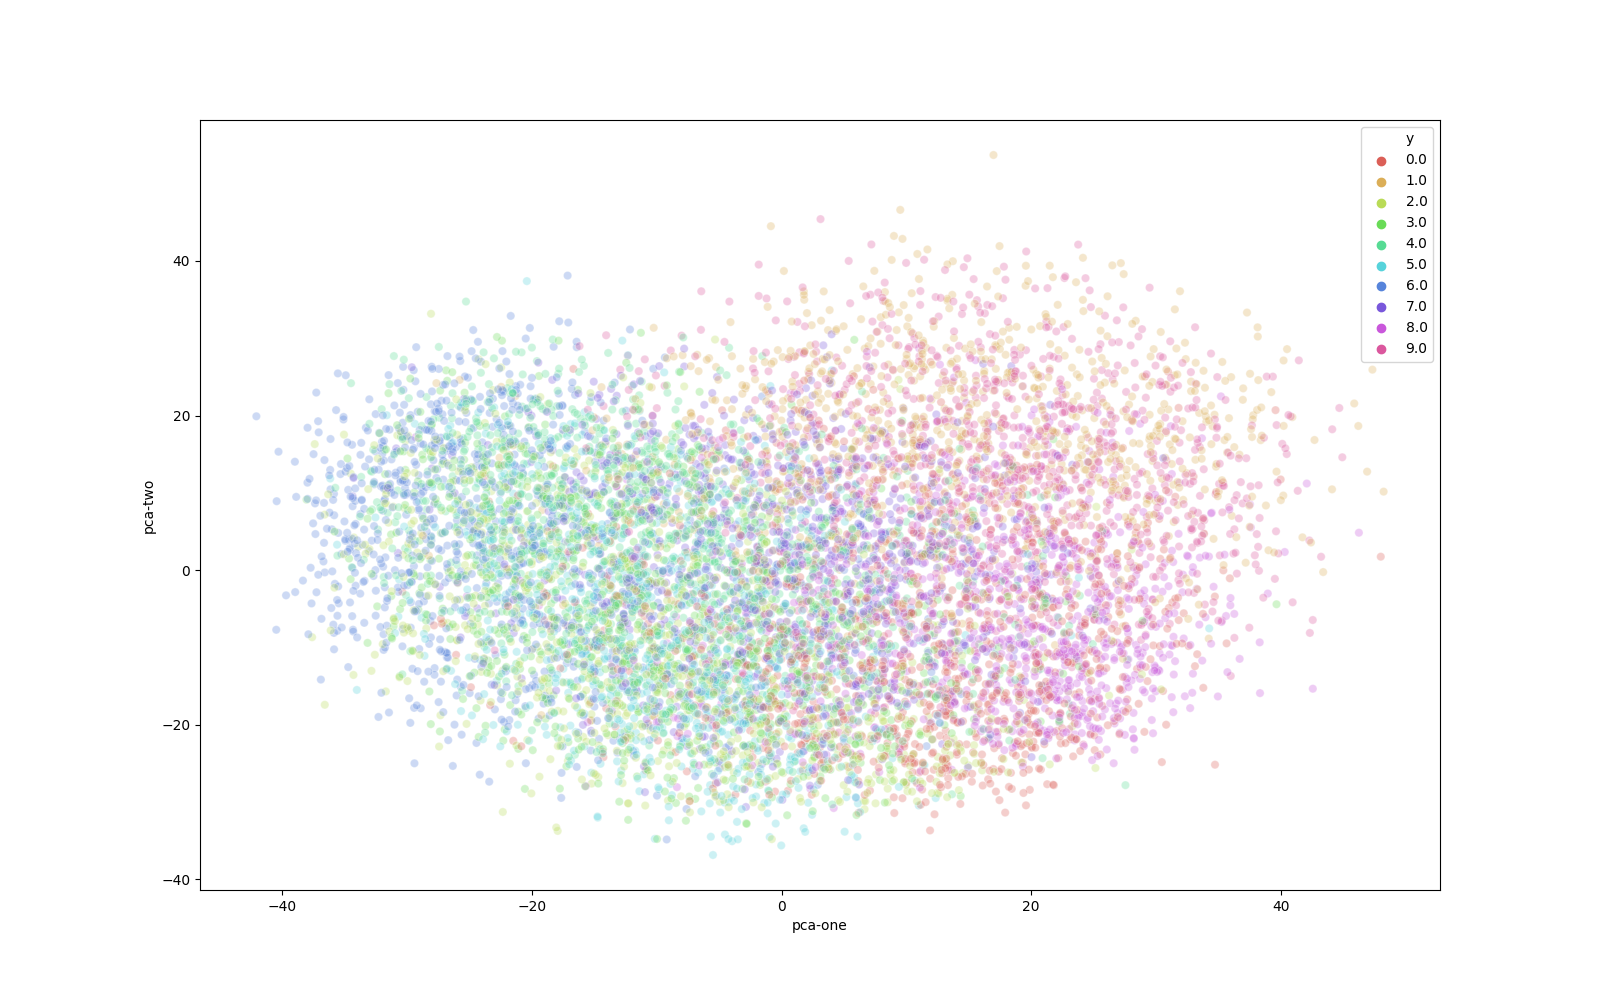

The script that saved this image:
from __future__ import print_function
import time
import numpy as np
import pandas as pd
import argparse
from sklearn.datasets import fetch_mldata
from sklearn.decomposition import PCA
from sklearn.manifold import TSNE

import matplotlib.pyplot as plt
from mpl_toolkits.mplot3d import Axes3D
import seaborn as sns

import torch
import torch.nn as nn
import torch.nn.functional as F
import torchvision
import torchvision.transforms as transforms
import torch.optim as optim
import torch.utils.data as data
from models.models import ResNet18, ConvLSTM, ClassifierModule, ClassifierModuleDense
from utils import utils
from lib import radam
from loss import SimLoss

def dataloader(args):
    if args.dataset.lower() == 'cifar10':
        transform = transforms.Compose(
            [transforms.ToTensor()])
            #transforms.Normalize((0.5, 0.5, 0.5), (0.5, 0.5, 0.5))])

        testset = torchvision.datasets.CIFAR10(root='./data', train=False,
                                            download=True, transform=transform)
        testloader = torch.utils.data.DataLoader(testset, batch_size=1,
                                             shuffle=False, num_workers=2)


        return testloader

def test(net, testloader, args):
    net.eval()
    a = torch.empty(testloader.__len__(), 128)
    l = torch.empty(testloader.__len__())
    with torch.no_grad():
        for i, data in enumerate(testloader, 0):
            inputs, labels = data
            inputs = inputs.cuda()
            outputs = net(inputs)
            a[i] = outputs
            l[i] = labels

    print(a.shape)
    print(l.shape)
    
    feat_cols = [ 'pixel'+str(i) for i in range(a.shape[1]) ]
    df = pd.DataFrame(a,columns=feat_cols)
    df['y'] = l
    df['label'] = df['y'].apply(lambda i: str(i))

    pca = PCA(n_components=3)
    pca_result = pca.fit_transform(df[feat_cols].values)
    df['pca-one'] = pca_result[:,0]
    df['pca-two'] = pca_result[:,1]
    df['pca-three'] = pca_result[:,2]
    
    rndperm = np.random.permutation(df.shape[0])

    plt.figure(figsize=(16,10))
    p = sns.scatterplot(
            x="pca-one", y="pca-two",
            hue="y",
            palette=sns.color_palette("hls", 10),
            data=df.loc[rndperm,:],
            legend="full",
            alpha=0.3
        )
    p.get_figure().savefig("./pca.png")

    

def checkpoint(net, args, epoch_num):
    print('Saving checkpoints...')

    suffix_latest = 'epoch_{}.pth'.format(epoch_num)
    dict_net = net.state_dict()
    torch.save(dict_net,
               '{}/resnet_{}'.format(args.ckpt, suffix_latest))

if __name__ == "__main__":

    parser = argparse.ArgumentParser()
    # optimization related arguments
    parser.add_argument('--dataset', default='cifar10')
    parser.add_argument('--tau', default=0.1, type=float)
    parser.add_argument('--ckpt', default="/home/rexma/Desktop/JesseSun/simclr")
    args = parser.parse_args()

    print("Input arguments:")
    for key, val in vars(args).items():
        print("{:16} {}".format(key, val))

    args.num_class = 10 if args.dataset.lower() == 'cifar10' else 1000

    testloader = dataloader(args)

    net = ResNet18(mode='test').cuda()
    
    net.load_state_dict(
                    torch.load(args.ckpt, map_location=lambda storage, loc: storage), strict=False)
    print("Loaded pretrained weights.")

    test(net, testloader, args)

